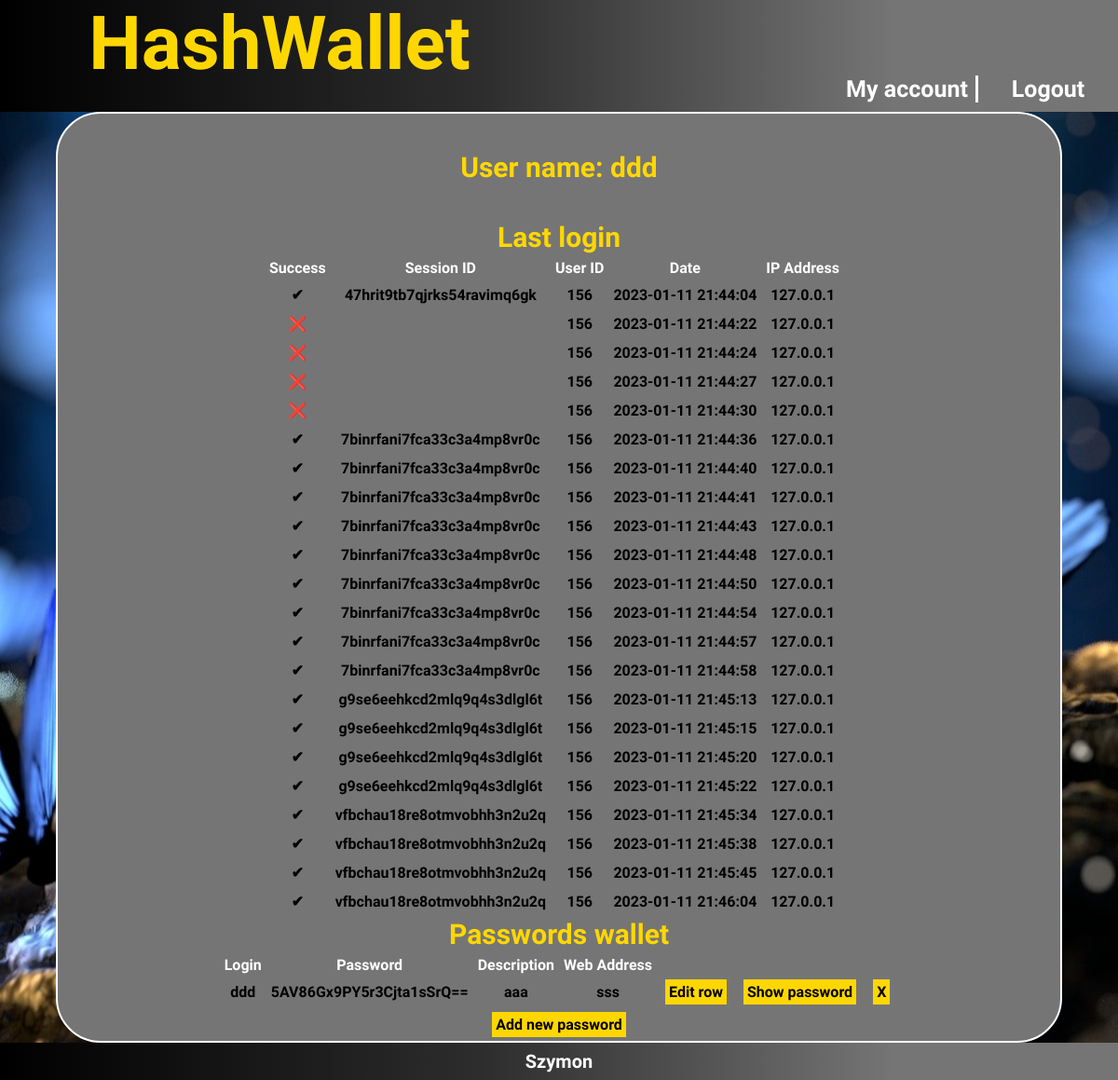
The page /controllers/mainBoardView.php (signed in) on the database its author committed.
### tables this page shows
CREATE TABLE `logged_in_users` (
  `sessionId` varchar(100) NOT NULL,
  `userId` int(10) NOT NULL,
  `lastUpdate` datetime NOT NULL,
  `logSuccess` tinyint(1) NOT NULL,
  `id` int(11) NOT NULL,
  `ipAddress` varchar(255) NOT NULL
);

CREATE TABLE `password` (
  `id_password` int(11) NOT NULL,
  `login` varchar(80) NOT NULL,
  `password` varchar(256) NOT NULL,
  `web_address` varchar(100) NOT NULL,
  `description` varchar(256) NOT NULL,
  `userId` int(10) NOT NULL
);

### controllers/classes/Baza.php (called while the page is built, shortened)
<?php
class Baza {
    private $mysqli;
    public function __construct($serwer, $user, $pass, $baza) {
        $this->mysqli = new mysqli($serwer, $user, $pass, $baza);
    }
    function getPasswordRow($userId)
    {
        $tresc = [];
        if ($result = $this->mysqli->query("select * from password where userId='$userId'")) {
            while ($row = $result->fetch_object()) {
                  array_push($tresc,$row);
              }
        }
        return $tresc;
    }
    function getLog($userId)
    {
        $tresc = [];
        if ($result = $this->mysqli->query("select * from logged_in_users where userId='$userId'")) {
            while ($row = $result->fetch_object()) {
                array_push($tresc,$row);
            }
        }
        return $tresc;
    }
}
?>

### controllers/mainBoardView.php (the view, shortened to what this page needs)
<!DOCTYPE html>
<html lang="pl">
<head>
    <link rel="stylesheet" href="../css/style.css">
    <link rel="stylesheet" href="../css/mainBoard.css">
</head>
<body>
    <header>
        <div class="baner">
            HashWallet
        </div>
        <div class="navigation">
            <div class="right">
            <div  id="nav-hover" >
                <a href="#">My account</a>
               </div>
                <div class="main-button"> <a href='login.php?akcja=wyloguj' >Logout</a></div>
        </div>
            </div>
        </header>
   <div class=main>
    <div class="plansza-tlo">
          <?php
          $db = new Baza("localhost", "root", "", "bsiBase");
          $passOb= new Password();
          $login=$_SESSION['login'];
          $userId=$_SESSION['userId'];
          echo '<div class="login">';
          echo   $passOb->showLogin($login);
          echo '</div>';
          echo '<div class="board">';
          echo '<div class="logged">';
          $logs=$db->getLog($userId);
          if($logs!=null) {
              echo '<div class="tableTitle">Last login</div>';
              echo '<table>';
              echo '<thead>';
              echo '<tr>';
              echo '<th>Success</th>';
              echo '<th>Session ID</th>';
              echo '<th>User ID</th>';
              echo '<th>Date</th>';
              echo '<th>IP Address</th>';
              echo '<th> </th>';
              echo '</tr>';
              echo '</thead>';
          }
          foreach ($logs as $log){
              echo '<tr>';
              echo '<th>';
              if($log->logSuccess ==1 ) echo '✔';
              else echo '❌';
              echo '<th>'.$log->sessionId.'</th>';
              echo '<th>'.$log->userId.'</th>';
              echo '<th>'.$log->lastUpdate.'</th>';
              echo'</th>';
              echo '<th>'.$log->ipAddress.'</th>';
              echo '<tr>';
          }
          echo'</table>';
          echo '</div>';
          echo '<div class="wallet">';
          $res=$db->getPasswordRow($userId);
    if($res!=null) {
        echo '<div class="tableTitle">Passwords wallet</div>';
        echo '<table>';
        echo '<thead>';
        echo '<tr>';
        echo '<th>Login</th>';
        echo '<th>Password</th>';
        echo '<th>Description</th>';
        echo '<th>Web Address</th>';
        echo '<th> </th>';
        echo '</tr>';
        echo '</thead>';
    }
          foreach ($res as $passwords){
              echo '<tr>';
             echo '<th>'.$passwords->login.'</th>';
             echo '<th>'.$passwords->password.'</th>';
             echo '<th>'.$passwords->description.'</th>';
             echo '<th>'.$passwords->web_address.'</th>';
             echo '<th>'."<a href='mainBoardEditPassword.php?edit=$passwords->id_password'>Edit row</a>".'</th>';
             echo '<th>'."<a href='mainBoardShowPasswords.php?show=$passwords->id_password'>Show password</a>".'</th>';
             echo '<th>'."<a href='mainBoardAction.php?delete=$passwords->id_password'>X</a>".'</th>';
         }
          echo'</table>';
          echo '</div>';
          echo '</div>';
            ?>
        <a href='mainBoardNewPassword.php'>Add new password</a>
    </div>
   </div>
         <footer>
        <div >Szymon</div>
    </footer>
</body>
</html>

### controllers/classes/Password.php (shortened to what this page needs)
<?php
class Password
{
    function showLogin($login)
    {
        return "User name: " . $login . "<br/>";
    }
}

### css/style.css (style rules this page uses)
body { width: 100vw; font-family: 'Acme', sans-serif; font-weight: 1000; margin: 0; color: #fff; height: 100vh; }
a { text-decoration: none; color: #fff; }
.baner { box-sizing: border-box; color: gold; font-size: 10vh; text-align: center; width: 50vw; height: 80%; }
header { background: linear-gradient(90deg, rgba(0,0,0,1) 0%, rgba(45,45,45,1) 43%, rgba(117,117,117,1) 80%, rgba(117,117,117,1) 100%); display: flex; flex-direction: row; flex-wrap:wrap; height: 15vh; width: 100%; }
.navigation { box-sizing: border-box; width: 50vw; display: flex; justify-content: flex-end; flex-wrap: wrap; font-size: 25px; }
.right { min-width: 50%; display: flex; justify-content:space-around; flex-wrap: wrap; align-content:flex-end; padding-bottom: 10px; text-align: center; }
.main-button { justify-content: center; list-style: none; width: 50%; }
#nav-hover { box-sizing: border-box; border-left: 3px solid #fff; width: 50%; position: relative; }
.main { background: url("zdjecia/slide1.jpg")no-repeat fixed center; min-height: 80vh; display: flex; justify-content: center; align-items: center; }
footer { box-sizing: border-box; display: flex; font-size: 20px; text-align: center; background: linear-gradient(90deg, rgba(0,0,0,1) 0%, rgba(45,45,45,1) 43%, rgba(117,117,117,1) 80%, rgba(117,117,117,1) 100%); width: 100%; height: 5vh; align-items: center; justify-content: center; }

### css/mainBoard.css (style rules this page uses)
#nav-hover { border-left: 0; border-right: 3px solid #fff; }
.main a { background: gold; color: black; padding: 4px; margin: 4px; }
.logged, .wallet { display: flex; align-items: center; flex-direction: column; }
.tableTitle { font-size: 30px; color: gold; }
.main table th { padding: 4px; }
.main table thead { color: white; }
.plansza-tlo { background: rgba(117,117,117,1); box-sizing: border-box; border: 2px solid white; border-radius: 6vh; width: 90%; min-height: 80vh; flex-direction: column; color: black; display: flex; align-items: center; }
.login { color: gold; font-size: 30px; margin: 40px 0; }

### rows shown on the page
logged_in_users: sessionId "47hrit9tb7qjrks54ravimq6gk", userId "156", lastUpdate "2023-01-11 21:44:04", ipAddress "127.0.0.1"
logged_in_users: userId "156", lastUpdate "2023-01-11 21:44:22", ipAddress "127.0.0.1"
logged_in_users: userId "156", lastUpdate "2023-01-11 21:44:24", ipAddress "127.0.0.1"
logged_in_users: userId "156", lastUpdate "2023-01-11 21:44:27", ipAddress "127.0.0.1"
logged_in_users: userId "156", lastUpdate "2023-01-11 21:44:30", ipAddress "127.0.0.1"
logged_in_users: sessionId "7binrfani7fca33c3a4mp8vr0c", userId "156", lastUpdate "2023-01-11 21:44:36", ipAddress "127.0.0.1"
logged_in_users: sessionId "7binrfani7fca33c3a4mp8vr0c", userId "156", lastUpdate "2023-01-11 21:44:40", ipAddress "127.0.0.1"
logged_in_users: sessionId "7binrfani7fca33c3a4mp8vr0c", userId "156", lastUpdate "2023-01-11 21:44:41", ipAddress "127.0.0.1"
logged_in_users: sessionId "7binrfani7fca33c3a4mp8vr0c", userId "156", lastUpdate "2023-01-11 21:44:43", ipAddress "127.0.0.1"
logged_in_users: sessionId "7binrfani7fca33c3a4mp8vr0c", userId "156", lastUpdate "2023-01-11 21:44:48", ipAddress "127.0.0.1"
logged_in_users: sessionId "7binrfani7fca33c3a4mp8vr0c", userId "156", lastUpdate "2023-01-11 21:44:50", ipAddress "127.0.0.1"
logged_in_users: sessionId "7binrfani7fca33c3a4mp8vr0c", userId "156", lastUpdate "2023-01-11 21:44:54", ipAddress "127.0.0.1"
logged_in_users: sessionId "7binrfani7fca33c3a4mp8vr0c", userId "156", lastUpdate "2023-01-11 21:44:57", ipAddress "127.0.0.1"
logged_in_users: sessionId "7binrfani7fca33c3a4mp8vr0c", userId "156", lastUpdate "2023-01-11 21:44:58", ipAddress "127.0.0.1"
logged_in_users: sessionId "g9se6eehkcd2mlq9q4s3dlgl6t", userId "156", lastUpdate "2023-01-11 21:45:13", ipAddress "127.0.0.1"
logged_in_users: sessionId "g9se6eehkcd2mlq9q4s3dlgl6t", userId "156", lastUpdate "2023-01-11 21:45:15", ipAddress "127.0.0.1"
logged_in_users: sessionId "g9se6eehkcd2mlq9q4s3dlgl6t", userId "156", lastUpdate "2023-01-11 21:45:20", ipAddress "127.0.0.1"
logged_in_users: sessionId "g9se6eehkcd2mlq9q4s3dlgl6t", userId "156", lastUpdate "2023-01-11 21:45:22", ipAddress "127.0.0.1"
logged_in_users: sessionId "vfbchau18re8otmvobhh3n2u2q", userId "156", lastUpdate "2023-01-11 21:45:34", ipAddress "127.0.0.1"
logged_in_users: sessionId "vfbchau18re8otmvobhh3n2u2q", userId "156", lastUpdate "2023-01-11 21:45:38", ipAddress "127.0.0.1"
logged_in_users: sessionId "vfbchau18re8otmvobhh3n2u2q", userId "156", lastUpdate "2023-01-11 21:45:45", ipAddress "127.0.0.1"
logged_in_users: sessionId "vfbchau18re8otmvobhh3n2u2q", userId "156", lastUpdate "2023-01-11 21:46:04", ipAddress "127.0.0.1"
password: login "ddd", password "5AV86Gx9PY5r3Cjta1sSrQ==", description "aaa", web_address "sss"

### other values the page prints
$login "ddd"
